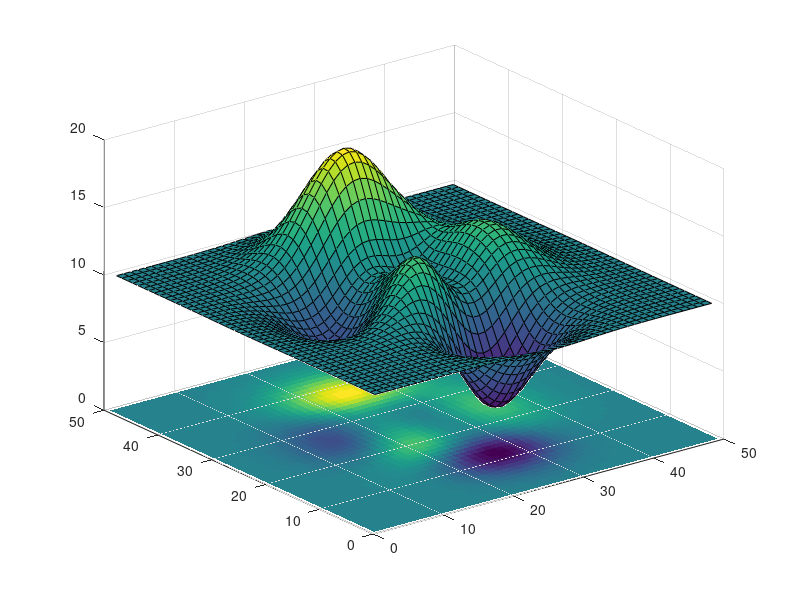

This chart was generated by the following MATLAB code: (Note: this script raises an error after producing the figure.)
% edit colorbar data and test, the cmap varible can be saved to
% Digital NMR\matlab\kernels\color library
%
% Mengjia He, 2023.06.24

clearvars;
close all;
clc;

%% edit RGB value
% data for JupiterAuroraBorealis from COMCOL colorbar library
% Preallocate the map
N = 129;
cmap=zeros(N*6-5,3);

% 1st section
cmap(1:N,1)=0;                                % reds
cmap(1:N,2)=linspace(0,0.471,N);              % greens
cmap(1:N,3)=linspace(0.043,0.906,N);          % blues

% 2nd section
cmap(N:N*2-1,1)=linspace(0,0.145,N);          % reds
cmap(N:N*2-1,2)=linspace(0.471,0.663,N);      % greens
cmap(N:N*2-1,3)=linspace(0.906,1,N);          % blues

% 3th section
cmap(N*2-1:N*3-2,1)=linspace(0.145,0.42,N);   % reds
cmap(N*2-1:N*3-2,2)=linspace(0.663,0.773,N);  % greens
cmap(N*2-1:N*3-2,3)=1;                        % blues

% 4th section
cmap(N*3-2:N*4-3,1)=linspace(0.42,0.6,N);     % reds
cmap(N*3-2:N*4-3,2)=linspace(0.773,0.843,N);  % greens
cmap(N*3-2:N*4-3,3)=1;                        % blues

% 5th section
cmap(N*4-3:N*5-4,1)=linspace(0.6,0.761,N);    % reds
cmap(N*4-3:N*5-4,2)=linspace(0.843,0.906,N);  % greens
cmap(N*4-3:N*5-4,3)=1;                        % blues

% 6th section
cmap(N*5-4:N*6-5,1)=linspace(0.761,0.863,N);  % reds
cmap(N*5-4:N*6-5,2)=linspace(0.906,0.949,N);      % greens
cmap(N*5-4:N*6-5,3)=1;                        % blues

% % 7th section
% cmap(N*6-5:N*7-6,1)=linspace(0.863,0.996,N);      % reds
% cmap(N*6-5:N*7-6,2)=linspace(0.949,1,N);         % greens
% cmap(N*6-5:N*7-6,3)=1;                        % blues

% % 8th section
% cmap(N*7-6:N*8-7,1)=linspace(0.996,1,N);      % reds
% cmap(N*7-6:N*8-7,2)=1;                        % greens
% cmap(N*7-6:N*8-7,3)=1;                        % blues

% [0 0 0.043];
% [0 0.471 0.906]; 1
% [0.145 0.663 1]; 2
% [0.42 0.773 1]; 3
% [0.6 0.843 1]; 4
% [0.761 0.906 1]; 5
% [0.863 0.949 1]; 6
% [0.996 1 1]; 7
% [1 1 1]; 8

%% plot colorbar

% hf = figure('Units','normalized'); 
% colormap(hmj_cmap('JupAuro'));
% 
% hCB = colorbar('east');
% set(gca,'Visible',false)
% hCB.Position = [0.4 0.1 0.1 0.74];
% % hf.Position(4) = 0.1000;
% clearvars;

Z = 10 + peaks;
surf(Z);
hold on
imagesc(Z);
colormap(flipud(hmj_cmap('JupAuro')));
colorbar;
% h = colorbar;
% set( h, 'YDir', 'reverse' );






